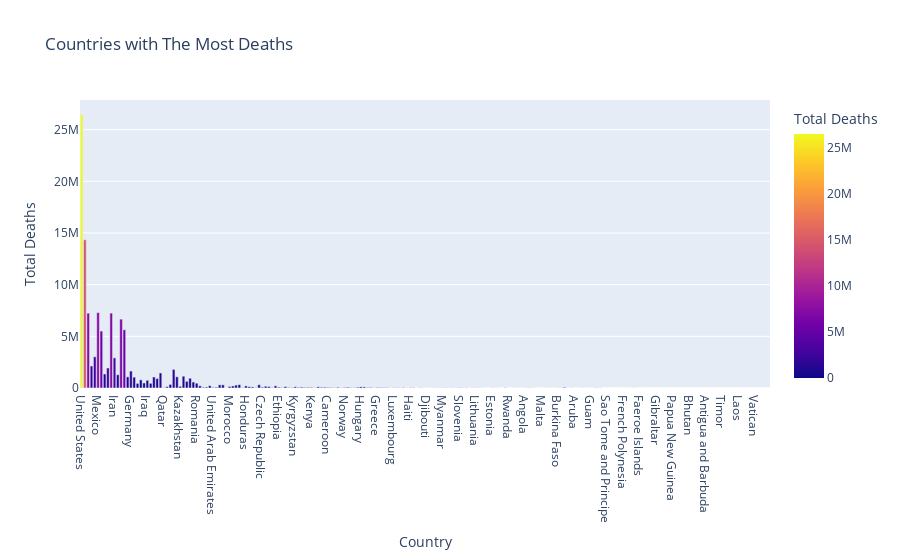

Source (notebook cell):
### Code cell
second

### Figure 1 — Plotly figure (JSON) as saved in the notebook; plotly's stock layout.template omitted (floating-point values rounded to 4 significant figures; data arrays with more than 128 entries replaced by an {"elided": "..."} marker saying what was removed)
{"data": [{"alignmentgroup": "True", "hovertemplate": "Country=%{x}<br>Total Deaths=%{marker.color}<extra></extra>", "legendgroup": "", "marker": {"color": {"elided": "210 int values"}, "coloraxis": "coloraxis", "pattern": {"shape": ""}}, "name": "", "offsetgroup": "", "orientation": "v", "showlegend": false, "textposition": "auto", "type": "bar", "x": {"elided": "210 str values"}, "xaxis": "x", "y": {"elided": "210 int values"}, "yaxis": "y"}], "layout": {"barmode": "relative", "coloraxis": {"colorbar": {"title": {"text": "Total Deaths"}}, "colorscale": [[0, "#0d0887"], [0.1111, "#46039f"], [0.2222, "#7201a8"], [0.3333, "#9c179e"], [0.4444, "#bd3786"], [0.5556, "#d8576b"], [0.6667, "#ed7953"], [0.7778, "#fb9f3a"], [0.8889, "#fdca26"], [1, "#f0f921"]]}, "legend": {"tracegroupgap": 0}, "title": {"text": "Countries with The Most Deaths"}, "xaxis": {"anchor": "y", "domain": [0, 1], "title": {"text": "Country"}}, "yaxis": {"anchor": "x", "domain": [0, 1], "title": {"text": "Total Deaths"}}}}
